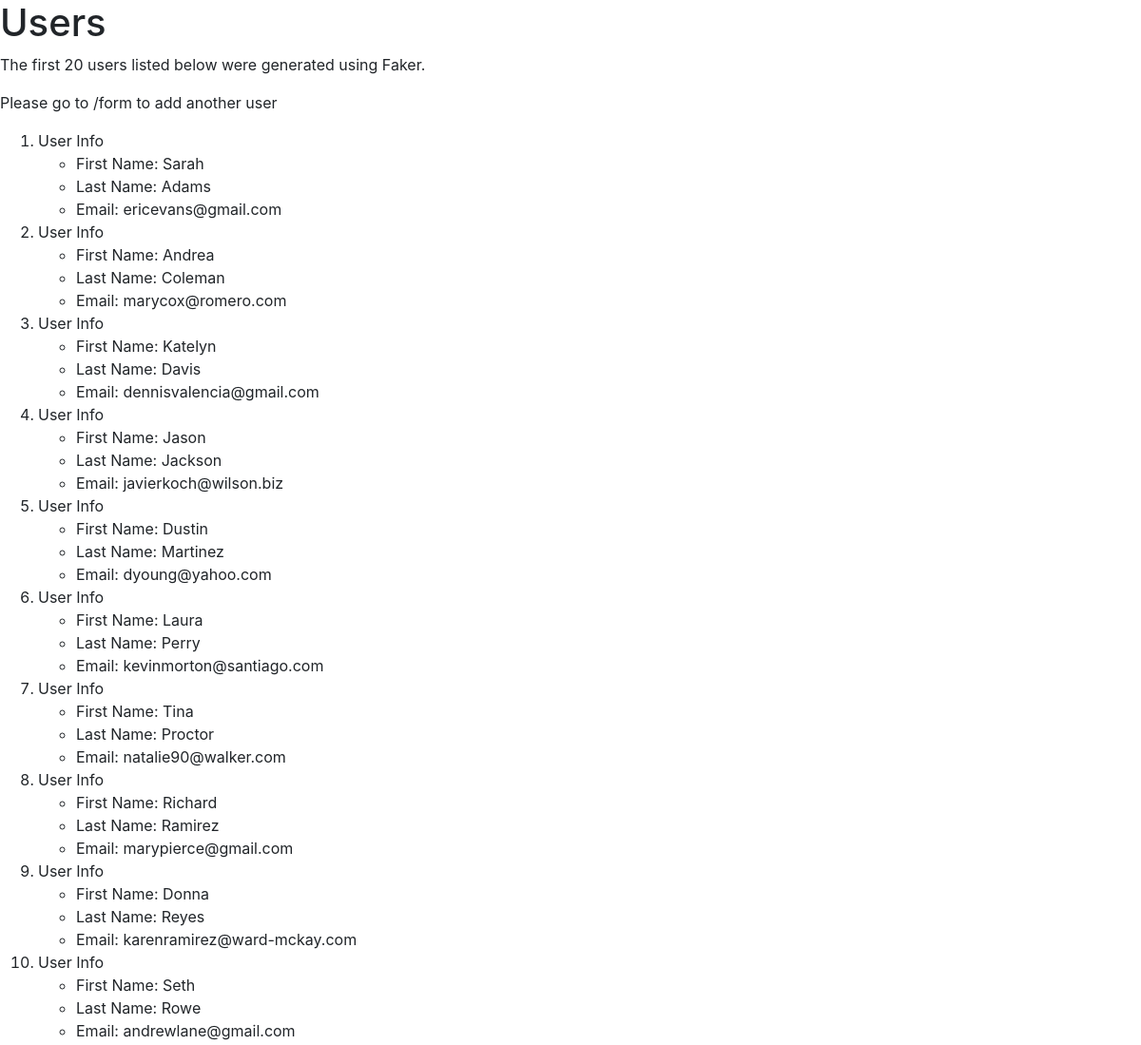
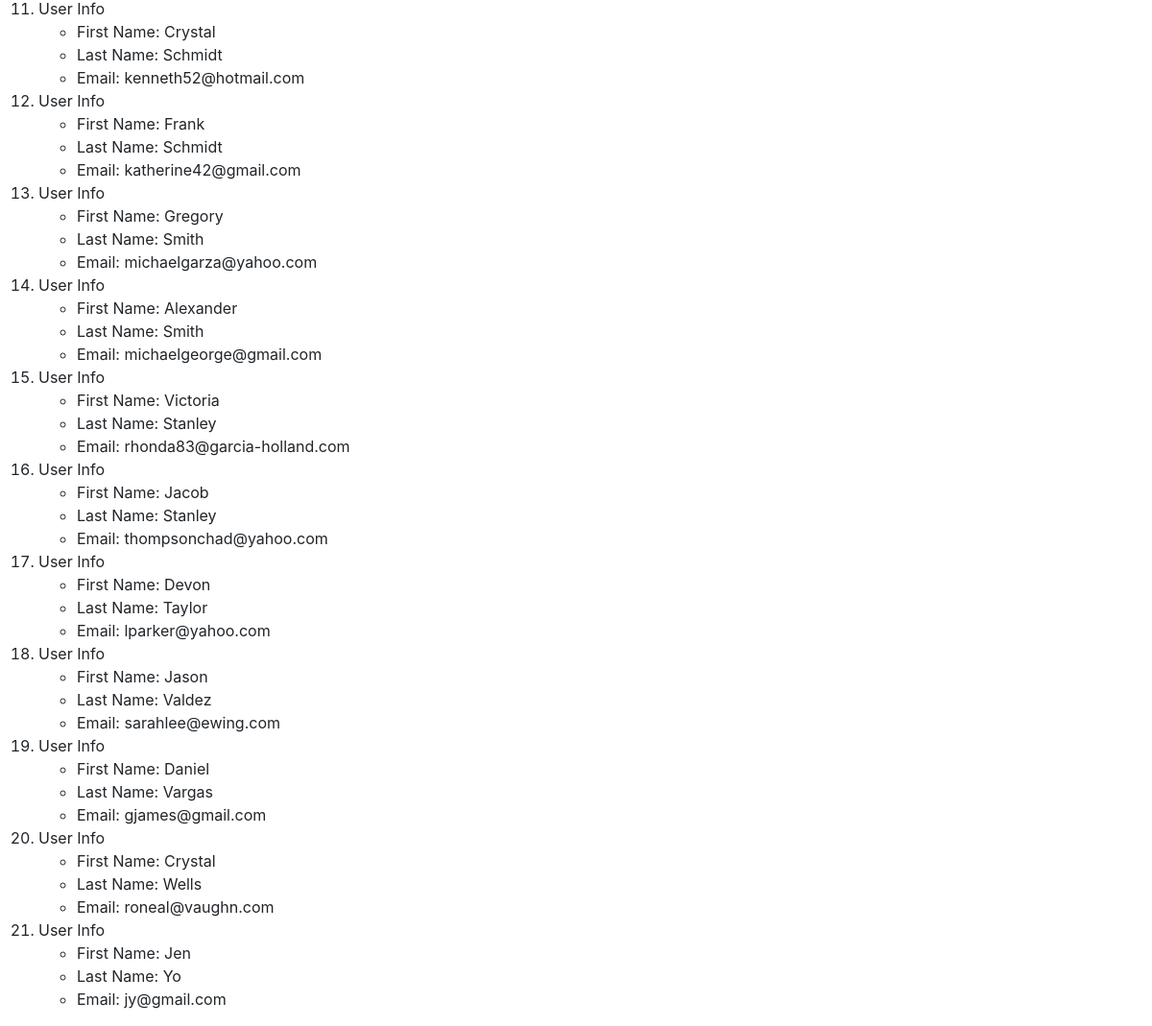
/users/, run on the app's committed database (2 pictures, top to bottom).
### AppTwo/models.py (models this page shows)
class User(models.Model):
    first_name = models.CharField(max_length = 50)
    last_name = models.CharField(max_length = 50)
    email = models.CharField(max_length = 100)

### AppTwo/views.py (the view)
# urls.py: path('users/', views.users, name = 'users'),
def users(request):
    dict = {'users': User.objects.order_by('last_name')}
    return render(request, 'users.html', context = dict)

### templates/users.html (shortened to what this page needs)
<!DOCTYPE html>
{% load staticfiles %}
<html>
    <head>
        <link rel="stylesheet" href="https://stackpath.bootstrapcdn.com/bootstrap/4.1.0/css/bootstrap.min.css">
    </head>
    <body>
    <h1>Users</h1>
    <p>The first 20 users listed below were generated using Faker.</p>
    <p>Please go to /form to add another user</p>
        {% if users %}
            <ol>
                {% for u in users %}
                    <li>User Info</li>
                    <ul>
                        <li>First Name: {{ u.first_name }}</li>
                        <li>Last Name: {{ u.last_name }}</li>
                        <li>Email: {{ u.email }}</li>
                    </ul>
                {% endfor %}
            </ol>
        {% else %}
            <p>No Users Found</p>
        {% endif %}
    </body>
</html>

### data on the page
User: first_name "Sarah", last_name "Adams", email "ericevans@gmail.com"
User: first_name "Andrea", last_name "Coleman", email "marycox@romero.com"
User: first_name "Katelyn", last_name "Davis", email "dennisvalencia@gmail.com"
User: first_name "Jason", last_name "Jackson", email "javierkoch@wilson.biz"
User: first_name "Dustin", last_name "Martinez", email "dyoung@yahoo.com"
User: first_name "Laura", last_name "Perry", email "kevinmorton@santiago.com"
User: first_name "Tina", last_name "Proctor", email "natalie90@walker.com"
User: first_name "Richard", last_name "Ramirez", email "marypierce@gmail.com"
User: first_name "Donna", last_name "Reyes", email "karenramirez@ward-mckay.com"
User: first_name "Seth", last_name "Rowe", email "andrewlane@gmail.com"
User: first_name "Crystal", last_name "Schmidt", email "kenneth52@hotmail.com"
User: first_name "Frank", last_name "Schmidt", email "katherine42@gmail.com"
User: first_name "Gregory", last_name "Smith", email "michaelgarza@yahoo.com"
User: first_name "Alexander", last_name "Smith", email "michaelgeorge@gmail.com"
User: first_name "Victoria", last_name "Stanley", email "rhonda83@garcia-holland.com"
User: first_name "Jacob", last_name "Stanley", email "thompsonchad@yahoo.com"
User: first_name "Devon", last_name "Taylor", email "lparker@yahoo.com"
User: first_name "Jason", last_name "Valdez", email "sarahlee@ewing.com"
User: first_name "Daniel", last_name "Vargas", email "gjames@gmail.com"
User: first_name "Crystal", last_name "Wells", email "roneal@vaughn.com"
User: first_name "Jen", last_name "Yo", email "jy@gmail.com"
